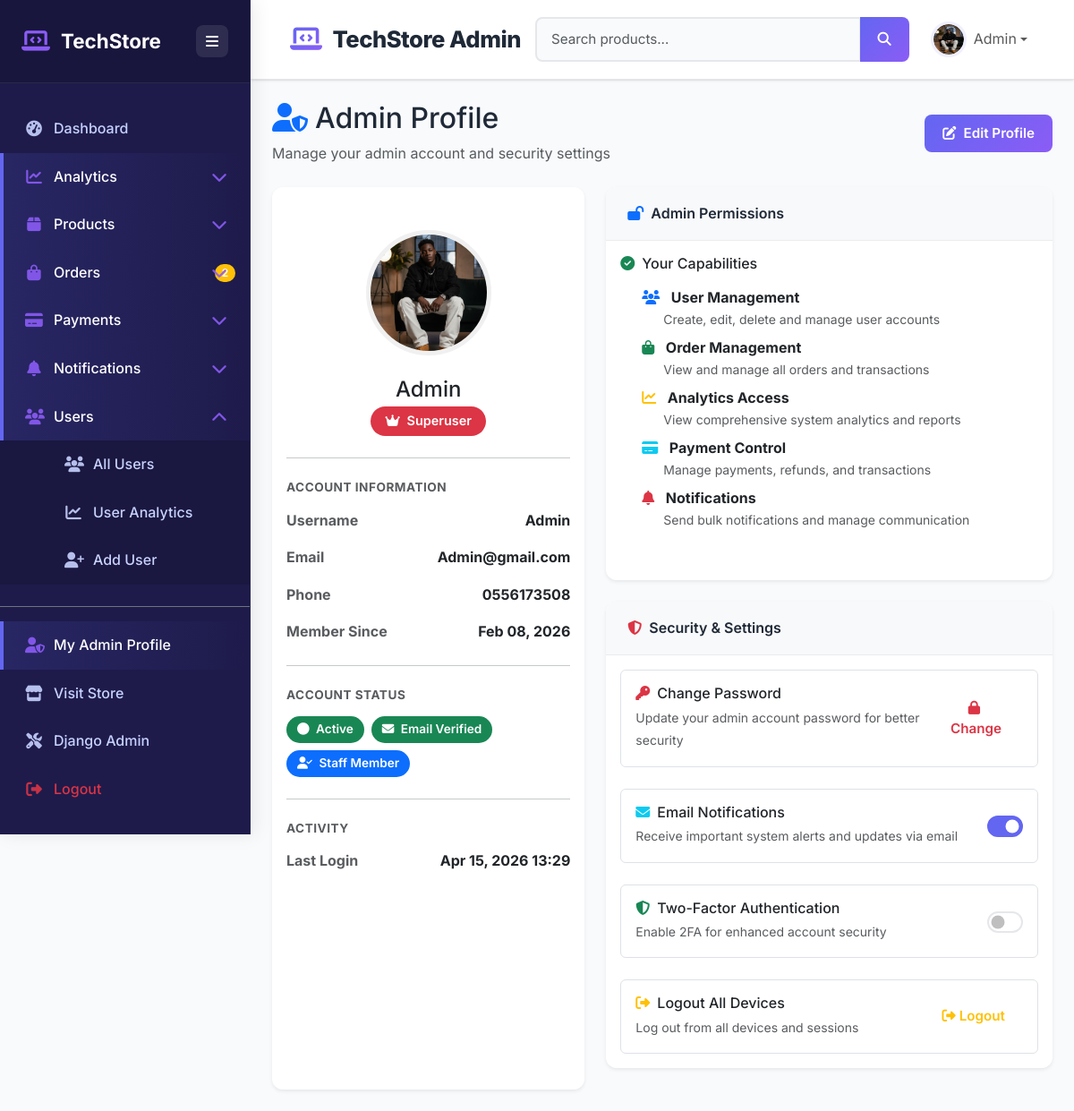
The page /users/admin/profile/ (signed in) on the database as committed earlier.
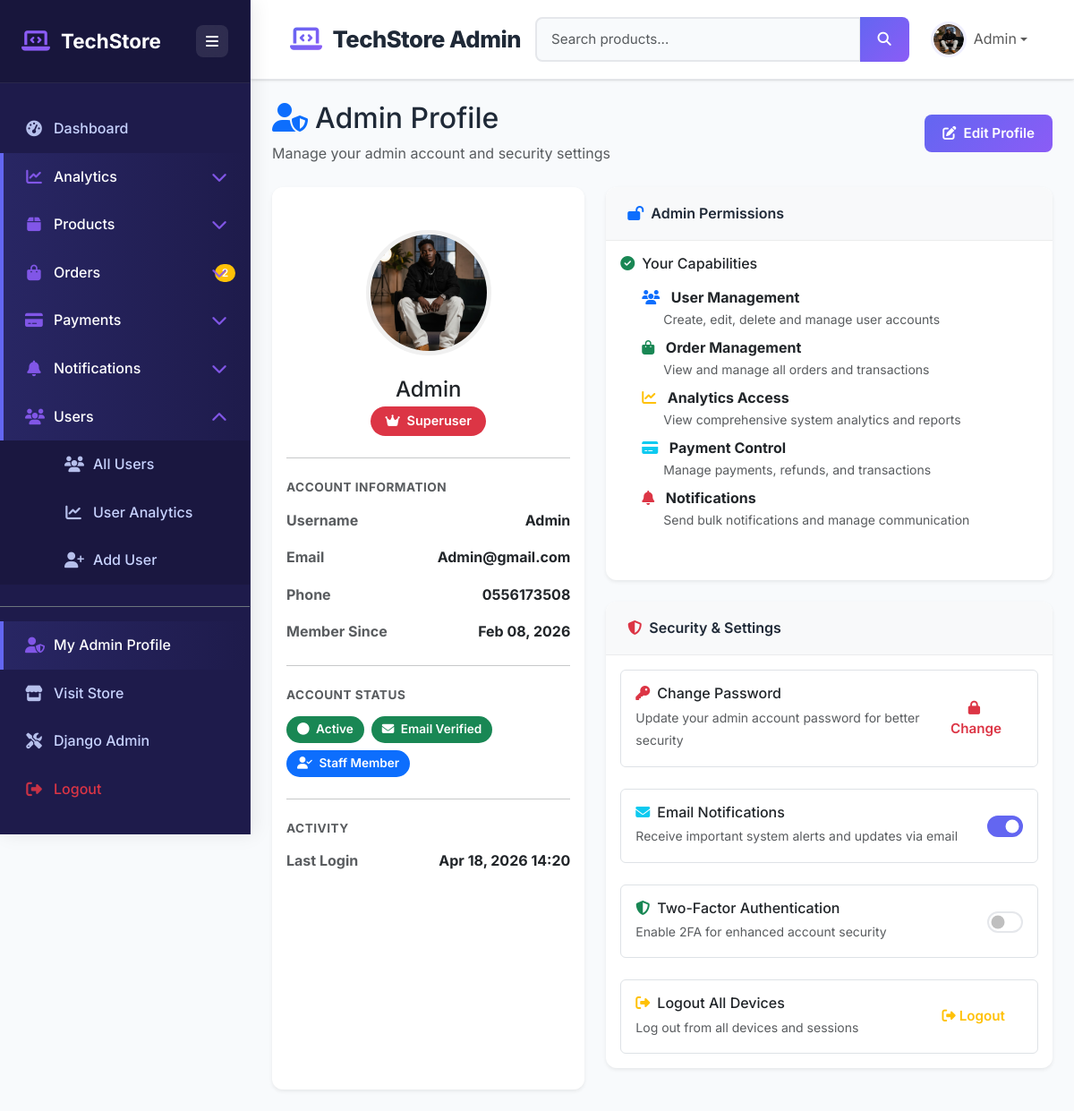
The same page on the database as committed later.
### users/models.py (models this page shows, shortened)
class User(AbstractUser):
    ROLE_CHOICES = (
        ('customer', 'Customer'),
        ('seller', 'Seller'),
        ('admin', 'Administrator'),
    )
    role = models.CharField(max_length=20, choices=ROLE_CHOICES, default='customer')
    phone = models.CharField(max_length=20, blank=True)
    address = models.TextField(blank=True)
    city = models.CharField(max_length=100, blank=True)
    state = models.CharField(max_length=100, blank=True)
    country = models.CharField(max_length=100, blank=True)
    zip_code = models.CharField(max_length=20, blank=True)
    profile_picture = models.ImageField(upload_to='profiles/', blank=True)
    email_verified = models.BooleanField(default=False)
    phone_verified = models.BooleanField(default=False)
    email_verification_token = models.CharField(max_length=100, blank=True, null=True)
    email_token_created = models.DateTimeField(null=True, blank=True)
    otp = models.CharField(max_length=6, blank=True)
    otp_expiry = models.DateTimeField(null=True, blank=True)
    created_at = models.DateTimeField(auto_now_add=True)
    updated_at = models.DateTimeField(auto_now=True)
    class Meta:
        db_table = 'users'
    @property
    def profile_picture_url(self):
        if self.profile_picture and hasattr(self.profile_picture, 'url'):
            return self.profile_picture.url
        return None

### users/views.py (the view)
# urls.py: path('admin/profile/', views.admin_profile, name='admin_profile'),
@login_required
@admin_required
def admin_profile(request):
    from orders.models import Order
    from django.db.models import Count, Sum
    from notifications.models import Notification
    if not (request.user.is_staff or request.user.role in ['admin', 'seller']):
        messages.error(request, 'Unauthorized access.')
        return redirect('products:home')
    total_users = User.objects.count()
    total_orders = Order.objects.count()
    total_revenue = Order.objects.filter(payment_status='paid').aggregate(
        total=Sum('total_amount')
    )['total'] or 0
    recent_orders = Order.objects.select_related('user').order_by('-created_at')[:10]
    recent_users = User.objects.order_by('-date_joined')[:5]
    admin_count = User.objects.filter(role='admin').count()
    seller_count = User.objects.filter(role='seller').count()
    customer_count = User.objects.filter(role='customer').count()
    context = {
        'admin_user': request.user,
        'total_users': total_users,
        'total_orders': total_orders,
        'total_revenue': total_revenue,
        'admin_count': admin_count,
        'seller_count': seller_count,
        'customer_count': customer_count,
        'recent_orders': recent_orders,
        'recent_users': recent_users,
        'role': request.user.role,
        'is_superuser': request.user.is_superuser,
        'is_staff': request.user.is_staff,
    }
    return render(request, 'admin/users/admin_profile.html', context)

### cart/context_processors.py (called while the page is built)
def cart_items_count(request):
    cart_count = 0
    cart_total = 0
    try:
        if request.user.is_authenticated:
            cart = Cart.objects.filter(user=request.user, is_active=True).first()
        else:
            session_key = request.session.session_key
            if session_key:
                cart = Cart.objects.filter(session_key=session_key, user=None, is_active=True).first()
            else:
                cart = None
        if cart:
            cart_count = cart.total_quantity
            cart_total = cart.total_price
    except Exception:
        pass
    return {
        'cart_items_count': cart_count,
        'cart_total_amount': cart_total,
    }

### notifications/context_processors.py (called while the page is built)
def notification_context(request):
    if request.user.is_authenticated:
        unread_count = Notification.objects.filter(user=request.user, is_read=False).count()
        recent_notifications = Notification.objects.filter(
            user=request.user
        ).order_by('-created_at')[:5]
        return {
            'unread_notifications_count': unread_count,
            'user_notifications': recent_notifications,
        }
    return {}

### templates/admin/users/admin_profile.html (shortened to what the changed rows need)
{% extends 'admin/admin_base.html' %}
{% load static %}
{% block content %}
<div class="container-fluid px-0">
    <div class="row mb-4">
        <div class="col-12">
            <div class="page-header d-flex justify-content-between align-items-center">
                <div>
                    <h1 class="h2 mb-2">
                        <i class="fas fa-user-shield me-2 text-primary"></i>Admin Profile
                    </h1>
                </div>
            </div>
        </div>
    </div>
    <div class="row">
        <div class="col-lg-5 mb-4">
            <div class="card border-0 shadow-sm h-100">
                <div class="card-body pt-5">
                    <div class="text-center mb-4">
                        {% if admin_user.profile_picture_url %}
                        <img src="{{ admin_user.profile_picture_url }}" alt="{{ admin_user.username }}"
                             class="rounded-circle" style="width: 140px; height: 140px; object-fit: cover; border: 5px solid #f0f0f0;">
                        {% else %}
                        <div class="rounded-circle bg-gradient-primary d-inline-flex align-items-center justify-content-center"
                             style="width: 140px; height: 140px; color: white; font-size: 56px; border: 5px solid #f0f0f0;">
                            <i class="fas fa-user-shield"></i>
                        </div>
                        {% endif %}
                    </div>
                    <h4 class="text-center mb-1">{{ admin_user.get_full_name|default:admin_user.username }}</h4>
                    <div class="text-center mb-4">
                        <span class="badge bg-{% if admin_user.is_superuser %}danger{% elif admin_user.role == 'admin' %}primary{% else %}warning{% endif %}" style="font-size: 0.9rem; padding: 0.6rem 1rem;">
                        </span>
                    </div>
                    <hr class="my-4">
                    <div class="mb-4">
                        <h6 class="text-uppercase text-muted mb-3" style="font-size: 0.85rem; font-weight: 700; letter-spacing: 0.5px;">Account Information</h6>
                        <div class="d-flex justify-content-between align-items-center mb-3">
                            <span class="text-muted"><strong>Username</strong></span>
                            <span class="fw-bold">{{ admin_user.username }}</span>
                        </div>
                        <div class="d-flex justify-content-between align-items-center mb-3">
                            <span class="text-muted"><strong>Email</strong></span>
                            <span class="fw-bold">{{ admin_user.email }}</span>
                        </div>
                        <div class="d-flex justify-content-between align-items-center mb-3">
                            <span class="text-muted"><strong>Phone</strong></span>
                            <span class="fw-bold">{{ admin_user.phone|default:"Not set" }}</span>
                        </div>
                        <div class="d-flex justify-content-between align-items-center">
                            <span class="text-muted"><strong>Member Since</strong></span>
                            <span class="fw-bold">{{ admin_user.date_joined|date:"M d, Y" }}</span>
                        </div>
                    </div>
                    <hr class="my-4">
                    <div class="mb-4">
                        <h6 class="text-uppercase text-muted mb-3" style="font-size: 0.85rem; font-weight: 700; letter-spacing: 0.5px;">Account Status</h6>
                        <div class="d-flex gap-2 flex-wrap">
                        </div>
                    </div>
                    <hr class="my-4">
                    <div>
                        <h6 class="text-uppercase text-muted mb-3" style="font-size: 0.85rem; font-weight: 700; letter-spacing: 0.5px;">Activity</h6>
                        <div class="d-flex justify-content-between align-items-center">
                            <span class="text-muted"><strong>Last Login</strong></span>
                            <span class="fw-bold">
                                {% if admin_user.last_login %}
                                {{ admin_user.last_login|date:"M d, Y H:i" }}
                                {% else %}
                                <span class="text-muted">Never</span>
                                {% endif %}
                            </span>
                        </div>
                    </div>
                </div>
            </div>
        </div>
    </div>
</div>
{% endblock %}

### templates/admin/admin_base.html (shortened to what the changed rows need)
<!DOCTYPE html>
<html lang="en">
<head>
    <link href="https://cdn.jsdelivr.net/npm/bootstrap@5.3.0/dist/css/bootstrap.min.css" rel="stylesheet">
    <link rel="stylesheet" href="https://cdnjs.cloudflare.com/ajax/libs/font-awesome/6.4.0/css/all.min.css">
</head>
<body>
    <div id="content">
        <nav class="top-navbar navbar navbar-expand-lg navbar-light">
            <div class="container-fluid">
                <div class="collapse navbar-collapse" id="navbarMain">
                    <div class="navbar-nav">
                        <div class="nav-item dropdown">
                            <a class="nav-link dropdown-toggle d-flex align-items-center" href="#"
                               id="userDropdown" role="button" data-bs-toggle="dropdown">
                                <div class="user-avatar me-2">
                                    {% if request.user.profile_picture_url %}
                                        <img src="{{ request.user.profile_picture_url }}"
                                             alt="{{ request.user.username }}"
                                             class="rounded-circle w-100 h-100">
                                    {% else %}
                                        <div class="rounded-circle bg-primary d-flex align-items-center justify-content-center w-100 h-100">
                                            <i class="fas fa-user text-white"></i>
                                        </div>
                                    {% endif %}
                                </div>
                                <span class="d-none d-md-inline">{{ request.user.username }}</span>
                            </a>
                        </div>
                    </div>
                </div>
            </div>
        </nav>
        <div class="container-fluid px-4 pt-4">
            {% block content %}{% endblock %}
        </div>
    </div>
</body>
</html>

Rows that differ between the two databases and show on the page:
changed User "Admin": last_login "Apr 15, 2026 13:29" → "Apr 18, 2026 14:20"
